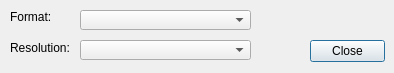
<?xml version="1.0" encoding="UTF-8"?>
<ui version="4.0">
 <class>FormatSelectDialog</class>
 <widget class="QDialog" name="FormatSelectDialog">
  <property name="geometry">
   <rect>
    <x>0</x>
    <y>0</y>
    <width>394</width>
    <height>73</height>
   </rect>
  </property>
  <property name="windowTitle">
   <string>Dialog</string>
  </property>
  <widget class="QDialogButtonBox" name="buttonBox">
   <property name="geometry">
    <rect>
     <x>310</x>
     <y>40</y>
     <width>75</width>
     <height>23</height>
    </rect>
   </property>
   <property name="orientation">
    <enum>Qt::Horizontal</enum>
   </property>
   <property name="standardButtons">
    <set>QDialogButtonBox::Close</set>
   </property>
  </widget>
  <widget class="QComboBox" name="fmtBox">
   <property name="geometry">
    <rect>
     <x>80</x>
     <y>10</y>
     <width>171</width>
     <height>20</height>
    </rect>
   </property>
  </widget>
  <widget class="QLabel" name="label">
   <property name="geometry">
    <rect>
     <x>10</x>
     <y>10</y>
     <width>46</width>
     <height>13</height>
    </rect>
   </property>
   <property name="text">
    <string>Format:</string>
   </property>
  </widget>
  <widget class="QLabel" name="label_2">
   <property name="geometry">
    <rect>
     <x>10</x>
     <y>40</y>
     <width>61</width>
     <height>16</height>
    </rect>
   </property>
   <property name="text">
    <string>Resolution:</string>
   </property>
  </widget>
  <widget class="QComboBox" name="resBox">
   <property name="geometry">
    <rect>
     <x>80</x>
     <y>40</y>
     <width>171</width>
     <height>20</height>
    </rect>
   </property>
  </widget>
 </widget>
 <resources/>
 <connections>
  <connection>
   <sender>buttonBox</sender>
   <signal>accepted()</signal>
   <receiver>FormatSelectDialog</receiver>
   <slot>accept()</slot>
   <hints>
    <hint type="sourcelabel">
     <x>248</x>
     <y>254</y>
    </hint>
    <hint type="destinationlabel">
     <x>157</x>
     <y>274</y>
    </hint>
   </hints>
  </connection>
  <connection>
   <sender>buttonBox</sender>
   <signal>rejected()</signal>
   <receiver>FormatSelectDialog</receiver>
   <slot>reject()</slot>
   <hints>
    <hint type="sourcelabel">
     <x>316</x>
     <y>260</y>
    </hint>
    <hint type="destinationlabel">
     <x>286</x>
     <y>274</y>
    </hint>
   </hints>
  </connection>
 </connections>
</ui>
